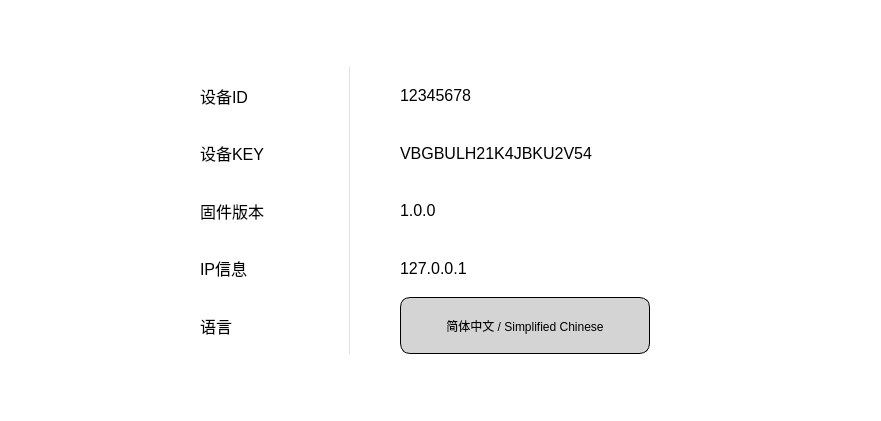
     <widget class="QWidget" name="mainWindow" native="true">
      <property name="sizePolicy">
       <sizepolicy hsizetype="Expanding" vsizetype="Expanding">
        <horstretch>0</horstretch>
        <verstretch>0</verstretch>
       </sizepolicy>
      </property>
      <property name="minimumSize">
       <size>
        <width>881</width>
        <height>421</height>
       </size>
      </property>
      <layout class="QGridLayout" name="gridLayout_5">
       <property name="leftMargin">
        <number>0</number>
       </property>
       <property name="topMargin">
        <number>0</number>
       </property>
       <property name="rightMargin">
        <number>0</number>
       </property>
       <property name="bottomMargin">
        <number>0</number>
       </property>
       <property name="spacing">
        <number>0</number>
       </property>
       <item row="0" column="0">
        <widget class="QWidget" name="homePage" native="true">
         <property name="sizePolicy">
          <sizepolicy hsizetype="Expanding" vsizetype="Expanding">
           <horstretch>0</horstretch>
           <verstretch>0</verstretch>
          </sizepolicy>
         </property>
         <property name="minimumSize">
          <size>
           <width>881</width>
           <height>421</height>
          </size>
         </property>
         <property name="styleSheet">
          <string notr="true">background-color: rgb(38, 36, 42);</string>
         </property>
         <layout class="QHBoxLayout" name="horizontalLayout_8">
          <item>
           <widget class="QGraphicsView" name="cameraview">
            <property name="sizePolicy">
             <sizepolicy hsizetype="Expanding" vsizetype="Expanding">
              <horstretch>0</horstretch>
              <verstretch>0</verstretch>
             </sizepolicy>
            </property>
            <property name="minimumSize">
             <size>
              <width>441</width>
              <height>401</height>
             </size>
            </property>
            <property name="styleSheet">
             <string notr="true">background-color: rgb(0, 0, 0);</string>
            </property>
            <property name="verticalScrollBarPolicy">
             <enum>Qt::ScrollBarAlwaysOff</enum>
            </property>
            <property name="horizontalScrollBarPolicy">
             <enum>Qt::ScrollBarAlwaysOff</enum>
            </property>
           </widget>
          </item>
          <item>
           <widget class="QWidget" name="showchat" native="true">
            <property name="sizePolicy">
             <sizepolicy hsizetype="Expanding" vsizetype="Expanding">
              <horstretch>0</horstretch>
              <verstretch>0</verstretch>
             </sizepolicy>
            </property>
            <property name="minimumSize">
             <size>
              <width>401</width>
              <height>401</height>
             </size>
            </property>
            <layout class="QGridLayout" name="gridLayout_2">
             <property name="horizontalSpacing">
              <number>5</number>
             </property>
             <property name="verticalSpacing">
              <number>0</number>
             </property>
            </layout>
           </widget>
          </item>
         </layout>
        </widget>
       </item>
      </layout>
      <widget class="QWidget" name="materialSelection" native="true">
       <property name="geometry">
        <rect>
         <x>0</x>
         <y>0</y>
         <width>881</width>
         <height>421</height>
        </rect>
       </property>
       <property name="sizePolicy">
        <sizepolicy hsizetype="Expanding" vsizetype="Expanding">
         <horstretch>0</horstretch>
         <verstretch>0</verstretch>
        </sizepolicy>
       </property>
       <property name="minimumSize">
        <size>
         <width>881</width>
         <height>421</height>
        </size>
       </property>
       <property name="styleSheet">
        <string notr="true">background-color: rgb(255, 255, 255);</string>
       </property>
       <layout class="QVBoxLayout" name="verticalLayout_2" stretch="0,1,0">
        <property name="spacing">
         <number>0</number>
        </property>
        <property name="leftMargin">
         <number>0</number>
        </property>
        <property name="topMargin">
         <number>0</number>
        </property>
        <property name="rightMargin">
         <number>0</number>
        </property>
        <property name="bottomMargin">
         <number>0</number>
        </property>
        <item>
         <layout class="QHBoxLayout" name="horizontalLayout_7">
          <property name="spacing">
           <number>0</number>
          </property>
          <item>
           <widget class="QLabel" name="label_6">
            <property name="sizePolicy">
             <sizepolicy hsizetype="Expanding" vsizetype="Expanding">
              <horstretch>0</horstretch>
              <verstretch>0</verstretch>
             </sizepolicy>
            </property>
            <property name="minimumSize">
             <size>
              <width>135</width>
              <height>31</height>
             </size>
            </property>
            <property name="maximumSize">
             <size>
              <width>135</width>
              <height>16777215</height>
             </size>
            </property>
            <property name="font">
             <font>
              <pointsize>11</pointsize>
              <weight>75</weight>
              <bold>true</bold>
             </font>
            </property>
            <property name="styleSheet">
             <string notr="true">background-color: rgb(242, 242, 242);</string>
            </property>
            <property name="text">
             <string>属性</string>
            </property>
            <property name="alignment">
             <set>Qt::AlignCenter</set>
            </property>
           </widget>
          </item>
          <item>
           <widget class="QLabel" name="label_7">
            <property name="sizePolicy">
             <sizepolicy hsizetype="Expanding" vsizetype="Expanding">
              <horstretch>0</horstretch>
              <verstretch>0</verstretch>
             </sizepolicy>
            </property>
            <property name="minimumSize">
             <size>
              <width>792</width>
              <height>31</height>
             </size>
            </property>
            <property name="maximumSize">
             <size>
              <width>16777215</width>
              <height>16777215</height>
             </size>
            </property>
            <property name="font">
             <font>
              <pointsize>11</pointsize>
              <weight>75</weight>
              <bold>true</bold>
             </font>
            </property>
            <property name="styleSheet">
             <string notr="true">background-color: rgb(242, 242, 242);</string>
            </property>
            <property name="text">
             <string>特征</string>
            </property>
            <property name="alignment">
             <set>Qt::AlignCenter</set>
            </property>
           </widget>
          </item>
         </layout>
        </item>
        <item>
         <layout class="QGridLayout" name="gridLayout">
          <property name="spacing">
           <number>5</number>
          </property>
          <item row="1" column="0">
           <widget class="QLabel" name="label_8">
            <property name="sizePolicy">
             <sizepolicy hsizetype="Expanding" vsizetype="Expanding">
              <horstretch>0</horstretch>
              <verstretch>0</verstretch>
             </sizepolicy>
            </property>
            <property name="minimumSize">
             <size>
              <width>83</width>
              <height>0</height>
             </size>
            </property>
            <property name="maximumSize">
             <size>
              <width>135</width>
              <height>16777215</height>
             </size>
            </property>
            <property name="font">
             <font>
              <pointsize>11</pointsize>
             </font>
            </property>
            <property name="styleSheet">
             <string notr="true"/>
            </property>
            <property name="text">
             <string>颜色</string>
            </property>
            <property name="alignment">
             <set>Qt::AlignCenter</set>
            </property>
           </widget>
          </item>
          <item row="3" column="0">
           <widget class="QLabel" name="label_9">
            <property name="sizePolicy">
             <sizepolicy hsizetype="Expanding" vsizetype="Expanding">
              <horstretch>0</horstretch>
              <verstretch>0</verstretch>
             </sizepolicy>
            </property>
            <property name="minimumSize">
             <size>
              <width>83</width>
              <height>0</height>
             </size>
            </property>
            <property name="maximumSize">
             <size>
              <width>135</width>
              <height>16777215</height>
             </size>
            </property>
            <property name="font">
             <font>
              <pointsize>11</pointsize>
             </font>
            </property>
            <property name="styleSheet">
             <string notr="true"/>
            </property>
            <property name="text">
             <string>品类</string>
            </property>
            <property name="alignment">
             <set>Qt::AlignCenter</set>
            </property>
           </widget>
          </item>
          <item row="6" column="0">
           <widget class="QLabel" name="label_10">
            <property name="sizePolicy">
             <sizepolicy hsizetype="Expanding" vsizetype="Expanding">
              <horstretch>0</horstretch>
              <verstretch>0</verstretch>
             </sizepolicy>
            </property>
            <property name="minimumSize">
             <size>
              <width>83</width>
              <height>0</height>
             </size>
            </property>
            <property name="maximumSize">
             <size>
              <width>135</width>
              <height>16777215</height>
             </size>
            </property>
            <property name="font">
             <font>
              <pointsize>11</pointsize>
             </font>
            </property>
            <property name="styleSheet">
             <string notr="true"/>
            </property>
            <property name="text">
             <string>标签</string>
            </property>
            <property name="alignment">
             <set>Qt::AlignCenter</set>
            </property>
           </widget>
          </item>
          <item row="8" column="0">
           <widget class="QLabel" name="label_11">
            <property name="sizePolicy">
             <sizepolicy hsizetype="Expanding" vsizetype="Expanding">
              <horstretch>0</horstretch>
              <verstretch>0</verstretch>
             </sizepolicy>
            </property>
            <property name="minimumSize">
             <size>
              <width>83</width>
              <height>0</height>
             </size>
            </property>
            <property name="maximumSize">
             <size>
              <width>135</width>
              <height>16777215</height>
             </size>
            </property>
            <property name="font">
             <font>
              <pointsize>11</pointsize>
             </font>
            </property>
            <property name="styleSheet">
             <string notr="true"/>
            </property>
            <property name="text">
             <string>形态</string>
            </property>
            <property name="alignment">
             <set>Qt::AlignCenter</set>
            </property>
           </widget>
          </item>
          <item row="9" column="0" colspan="3">
           <widget class="Line" name="Hline4">
            <property name="sizePolicy">
             <sizepolicy hsizetype="Expanding" vsizetype="Fixed">
              <horstretch>0</horstretch>
              <verstretch>0</verstretch>
             </sizepolicy>
            </property>
            <property name="minimumSize">
             <size>
              <width>0</width>
              <height>0</height>
             </size>
            </property>
            <property name="styleSheet">
             <string notr="true">background-color: rgb(217, 217, 217);</string>
            </property>
            <property name="orientation">
             <enum>Qt::Horizontal</enum>
            </property>
           </widget>
          </item>
          <item row="8" column="1">
           <widget class="Line" name="line_4">
            <property name="orientation">
             <enum>Qt::Vertical</enum>
            </property>
           </widget>
          </item>
          <item row="7" column="0" colspan="3">
           <widget class="Line" name="Hline3">
            <property name="sizePolicy">
             <sizepolicy hsizetype="Expanding" vsizetype="Fixed">
              <horstretch>0</horstretch>
              <verstretch>0</verstretch>
             </sizepolicy>
            </property>
            <property name="minimumSize">
             <size>
              <width>0</width>
              <height>0</height>
             </size>
            </property>
            <property name="styleSheet">
             <string notr="true">background-color: rgb(217, 217, 217);</string>
            </property>
            <property name="orientation">
             <enum>Qt::Horizontal</enum>
            </property>
           </widget>
          </item>
          <item row="3" column="1" rowspan="2">
           <widget class="Line" name="line_2">
            <property name="orientation">
             <enum>Qt::Vertical</enum>
            </property>
           </widget>
          </item>
          <item row="4" column="0">
           <widget class="QLabel" name="label_21">
            <property name="minimumSize">
             <size>
              <width>83</width>
              <height>0</height>
             </size>
            </property>
            <property name="maximumSize">
             <size>
              <width>135</width>
              <height>16777215</height>
             </size>
            </property>
            <property name="font">
             <font>
              <pointsize>11</pointsize>
             </font>
            </property>
            <property name="styleSheet">
             <string/>
            </property>
            <property name="text">
             <string/>
            </property>
           </widget>
          </item>
          <item row="6" column="1">
           <widget class="Line" name="line_3">
            <property name="orientation">
             <enum>Qt::Vertical</enum>
            </property>
           </widget>
          </item>
          <item row="1" column="1">
           <widget class="Line" name="line">
            <property name="orientation">
             <enum>Qt::Vertical</enum>
            </property>
           </widget>
          </item>
          <item row="11" column="0" colspan="3">
           <widget class="Line" name="Hline5">
            <property name="sizePolicy">
             <sizepolicy hsizetype="Expanding" vsizetype="Fixed">
              <horstretch>0</horstretch>
              <verstretch>0</verstretch>
             </sizepolicy>
            </property>
            <property name="minimumSize">
             <size>
              <width>0</width>
              <height>0</height>
             </size>
            </property>
            <property name="styleSheet">
             <string notr="true">background-color: rgb(217, 217, 217);</string>
            </property>
            <property name="orientation">
             <enum>Qt::Horizontal</enum>
            </property>
           </widget>
          </item>
          <item row="5" column="0" colspan="3">
           <widget class="Line" name="Hline2">
            <property name="sizePolicy">
             <sizepolicy hsizetype="Expanding" vsizetype="Fixed">
              <horstretch>0</horstretch>
              <verstretch>0</verstretch>
             </sizepolicy>
            </property>
            <property name="minimumSize">
             <size>
              <width>0</width>
              <height>0</height>
             </size>
            </property>
            <property name="styleSheet">
             <string notr="true">background-color: rgb(217, 217, 217);</string>
            </property>
            <property name="orientation">
             <enum>Qt::Horizontal</enum>
            </property>
           </widget>
          </item>
          <item row="10" column="0">
           <widget class="QLabel" name="label_12">
            <property name="sizePolicy">
             <sizepolicy hsizetype="Expanding" vsizetype="Expanding">
              <horstretch>0</horstretch>
              <verstretch>0</verstretch>
             </sizepolicy>
            </property>
            <property name="minimumSize">
             <size>
              <width>83</width>
              <height>0</height>
             </size>
            </property>
            <property name="maximumSize">
             <size>
              <width>135</width>
              <height>16777215</height>
             </size>
            </property>
            <property name="font">
             <font>
              <pointsize>11</pointsize>
             </font>
            </property>
            <property name="styleSheet">
             <string notr="true"/>
            </property>
            <property name="text">
             <string>品相</string>
            </property>
            <property name="alignment">
             <set>Qt::AlignCenter</set>
            </property>
           </widget>
          </item>
          <item row="10" column="1">
           <widget class="Line" name="line_5">
            <property name="orientation">
             <enum>Qt::Vertical</enum>
            </property>
           </widget>
          </item>
          <item row="2" column="0" colspan="3">
           <widget class="Line" name="Hline1">
            <property name="sizePolicy">
             <sizepolicy hsizetype="Minimum" vsizetype="Fixed">
              <horstretch>99</horstretch>
              <verstretch>0</verstretch>
             </sizepolicy>
            </property>
            <property name="minimumSize">
             <size>
              <width>0</width>
              <height>0</height>
             </size>
            </property>
            <property name="maximumSize">
             <size>
              <width>16777215</width>
              <height>16777215</height>
             </size>
            </property>
            <property name="styleSheet">
             <string notr="true">background-color: rgb(217, 217, 217);</string>
            </property>
            <property name="frameShadow">
             <enum>QFrame::Sunken</enum>
            </property>
            <property name="lineWidth">
             <number>1</number>
            </property>
            <property name="orientation">
             <enum>Qt::Horizontal</enum>
            </property>
           </widget>
          </item>
         </layout>
        </item>
        <item>
         <layout class="QGridLayout" name="gridLayout_4">
          <item row="0" column="0">
           <spacer name="horizontalSpacer">
            <property name="sizePolicy">
             <sizepolicy hsizetype="Minimum" vsizetype="Minimum">
              <horstretch>0</horstretch>
              <verstretch>0</verstretch>
             </sizepolicy>
            </property>
            <property name="orientation">
             <enum>Qt::Horizontal</enum>
            </property>
            <property name="sizeHint" stdset="0">
             <size>
              <width>40</width>
              <height>20</height>
             </size>
            </property>
           </spacer>
          </item>
          <item row="0" column="2">
           <spacer name="horizontalSpacer_3">
            <property name="sizePolicy">
             <sizepolicy hsizetype="Minimum" vsizetype="Minimum">
              <horstretch>0</horstretch>
              <verstretch>0</verstretch>
             </sizepolicy>
            </property>
            <property name="orientation">
             <enum>Qt::Horizontal</enum>
            </property>
            <property name="sizeHint" stdset="0">
             <size>
              <width>40</width>
              <height>20</height>
             </size>
            </property>
           </spacer>
          </item>
          <item row="0" column="4">
           <spacer name="horizontalSpacer_2">
            <property name="sizePolicy">
             <sizepolicy hsizetype="Minimum" vsizetype="Minimum">
              <horstretch>0</horstretch>
              <verstretch>0</verstretch>
             </sizepolicy>
            </property>
            <property name="orientation">
             <enum>Qt::Horizontal</enum>
            </property>
            <property name="sizeHint" stdset="0">
             <size>
              <width>40</width>
              <height>20</height>
             </size>
            </property>
           </spacer>
          </item>
          <item row="0" column="3">
           <widget class="QPushButton" name="reset">
            <property name="sizePolicy">
             <sizepolicy hsizetype="Expanding" vsizetype="Expanding">
              <horstretch>0</horstretch>
              <verstretch>0</verstretch>
             </sizepolicy>
            </property>
            <property name="minimumSize">
             <size>
              <width>368</width>
              <height>40</height>
             </size>
            </property>
            <property name="maximumSize">
             <size>
              <width>16777215</width>
              <height>70</height>
             </size>
            </property>
            <property name="font">
             <font>
              <pointsize>14</pointsize>
             </font>
            </property>
            <property name="styleSheet">
             <string notr="true">QPushButton {
border: 1px solid black;  /* 浅灰色边框 */
border-radius: 10px;
background-color: rgb(128, 128, 128);
color: rgb(255, 255, 255);
}
QPushButton:pressed {
    background-color: #e0e0e0;     /* 按下背景更深 */
    border: 1px solid #555555;     /* 按下边框颜色变暗 */
}</string>
            </property>
            <property name="text">
             <string>重置</string>
            </property>
           </widget>
          </item>
          <item row="0" column="1">
           <widget class="QPushButton" name="run">
            <property name="sizePolicy">
             <sizepolicy hsizetype="Expanding" vsizetype="Expanding">
              <horstretch>0</horstretch>
              <verstretch>0</verstretch>
             </sizepolicy>
            </property>
            <property name="minimumSize">
             <size>
              <width>368</width>
              <height>40</height>
             </size>
            </property>
            <property name="maximumSize">
             <size>
              <width>16777215</width>
              <height>70</height>
             </size>
            </property>
            <property name="font">
             <font>
              <pointsize>14</pointsize>
             </font>
            </property>
            <property name="styleSheet">
             <string notr="true">QPushButton {
border: 1px solid black;  /* 浅灰色边框 */
border-radius: 10px;
background-color: rgb(70, 195, 54);
}
QPushButton:pressed {
    background-color: #e0e0e0;     /* 按下背景更深 */
    border: 1px solid #555555;     /* 按下边框颜色变暗 */
}</string>
            </property>
            <property name="text">
             <string>执行</string>
            </property>
           </widget>
          </item>
          <item row="1" column="1">
           <spacer name="verticalSpacer_4">
            <property name="orientation">
             <enum>Qt::Vertical</enum>
            </property>
            <property name="sizeHint" stdset="0">
             <size>
              <width>20</width>
              <height>5</height>
             </size>
            </property>
           </spacer>
          </item>
         </layout>
        </item>
       </layout>
      </widget>
      <widget class="QWidget" name="systemManagement" native="true">
       <property name="geometry">
        <rect>
         <x>0</x>
         <y>0</y>
         <width>881</width>
         <height>421</height>
        </rect>
       </property>
       <property name="sizePolicy">
        <sizepolicy hsizetype="Expanding" vsizetype="Expanding">
         <horstretch>0</horstretch>
         <verstretch>0</verstretch>
        </sizepolicy>
       </property>
       <property name="minimumSize">
        <size>
         <width>881</width>
         <height>421</height>
        </size>
       </property>
       <property name="styleSheet">
        <string notr="true">background-color: rgb(255, 255, 255);</string>
       </property>
       <layout class="QGridLayout" name="gridLayout_6">
        <property name="leftMargin">
         <number>200</number>
        </property>
        <property name="topMargin">
         <number>0</number>
        </property>
        <property name="rightMargin">
         <number>0</number>
        </property>
        <property name="bottomMargin">
         <number>0</number>
        </property>
        <property name="horizontalSpacing">
         <number>50</number>
        </property>
        <property name="verticalSpacing">
         <number>0</number>
        </property>
        <item row="0" column="0" colspan="2">
         <spacer name="verticalSpacer">
          <property name="orientation">
           <enum>Qt::Vertical</enum>
          </property>
          <property name="sizeHint" stdset="0">
           <size>
            <width>724</width>
            <height>67</height>
           </size>
          </property>
         </spacer>
        </item>
        <item row="2" column="0">
         <widget class="QLabel" name="label_15">
          <property name="sizePolicy">
           <sizepolicy hsizetype="Expanding" vsizetype="Expanding">
            <horstretch>0</horstretch>
            <verstretch>0</verstretch>
           </sizepolicy>
          </property>
          <property name="maximumSize">
           <size>
            <width>150</width>
            <height>16777215</height>
           </size>
          </property>
          <property name="font">
           <font>
            <pointsize>12</pointsize>
           </font>
          </property>
          <property name="styleSheet">
           <string notr="true">border-right: 1px solid #e0e0e0;</string>
          </property>
          <property name="text">
           <string>设备KEY</string>
          </property>
         </widget>
        </item>
        <item row="2" column="1">
         <widget class="QLabel" name="label_18">
          <property name="sizePolicy">
           <sizepolicy hsizetype="Expanding" vsizetype="Expanding">
            <horstretch>0</horstretch>
            <verstretch>0</verstretch>
           </sizepolicy>
          </property>
          <property name="font">
           <font>
            <pointsize>12</pointsize>
           </font>
          </property>
          <property name="text">
           <string>VBGBULH21K4JBKU2V54</string>
          </property>
         </widget>
        </item>
        <item row="4" column="1">
         <widget class="QLabel" name="label_20">
          <property name="sizePolicy">
           <sizepolicy hsizetype="Expanding" vsizetype="Expanding">
            <horstretch>0</horstretch>
            <verstretch>0</verstretch>
           </sizepolicy>
          </property>
          <property name="font">
           <font>
            <pointsize>12</pointsize>
           </font>
          </property>
          <property name="text">
           <string>127.0.0.1</string>
          </property>
         </widget>
        </item>
        <item row="5" column="0">
         <widget class="QLabel" name="label_2">
          <property name="sizePolicy">
           <sizepolicy hsizetype="Expanding" vsizetype="Expanding">
            <horstretch>0</horstretch>
            <verstretch>0</verstretch>
           </sizepolicy>
          </property>
          <property name="maximumSize">
           <size>
            <width>150</width>
            <height>16777215</height>
           </size>
          </property>
          <property name="font">
           <font>
            <pointsize>12</pointsize>
           </font>
          </property>
          <property name="styleSheet">
           <string notr="true">border-right: 1px solid #e0e0e0;</string>
          </property>
          <property name="text">
           <string>语言</string>
          </property>
         </widget>
        </item>
        <item row="3" column="1">
         <widget class="QLabel" name="label_19">
          <property name="sizePolicy">
           <sizepolicy hsizetype="Expanding" vsizetype="Expanding">
            <horstretch>0</horstretch>
            <verstretch>0</verstretch>
           </sizepolicy>
          </property>
          <property name="font">
           <font>
            <pointsize>12</pointsize>
           </font>
          </property>
          <property name="text">
           <string>1.0.0</string>
          </property>
         </widget>
        </item>
        <item row="4" column="0">
         <widget class="QLabel" name="label_17">
          <property name="sizePolicy">
           <sizepolicy hsizetype="Expanding" vsizetype="Expanding">
            <horstretch>0</horstretch>
            <verstretch>0</verstretch>
           </sizepolicy>
          </property>
          <property name="maximumSize">
           <size>
            <width>150</width>
            <height>16777215</height>
           </size>
          </property>
          <property name="font">
           <font>
            <pointsize>12</pointsize>
           </font>
          </property>
          <property name="styleSheet">
           <string notr="true">border-right: 1px solid #e0e0e0;</string>
          </property>
          <property name="text">
           <string>IP信息</string>
          </property>
         </widget>
        </item>
        <item row="8" column="0" colspan="2">
         <spacer name="verticalSpacer_2">
          <property name="orientation">
           <enum>Qt::Vertical</enum>
          </property>
          <property name="sizeHint" stdset="0">
           <size>
            <width>578</width>
            <height>67</height>
           </size>
          </property>
         </spacer>
        </item>
        <item row="1" column="0">
         <widget class="QLabel" name="label_13">
          <property name="sizePolicy">
           <sizepolicy hsizetype="Expanding" vsizetype="Expanding">
            <horstretch>0</horstretch>
            <verstretch>0</verstretch>
           </sizepolicy>
          </property>
          <property name="maximumSize">
           <size>
            <width>150</width>
            <height>16777215</height>
           </size>
          </property>
          <property name="font">
           <font>
            <pointsize>12</pointsize>
           </font>
          </property>
          <property name="styleSheet">
           <string notr="true">border-right: 1px solid #e0e0e0;</string>
          </property>
          <property name="text">
           <string>设备ID</string>
          </property>
         </widget>
        </item>
        <item row="1" column="1">
         <widget class="QLabel" name="label_14">
          <property name="sizePolicy">
           <sizepolicy hsizetype="Expanding" vsizetype="Expanding">
            <horstretch>0</horstretch>
            <verstretch>0</verstretch>
           </sizepolicy>
          </property>
          <property name="font">
           <font>
            <pointsize>12</pointsize>
           </font>
          </property>
          <property name="text">
           <string>12345678</string>
          </property>
         </widget>
        </item>
        <item row="3" column="0">
         <widget class="QLabel" name="label_16">
          <property name="sizePolicy">
           <sizepolicy hsizetype="Expanding" vsizetype="Expanding">
            <horstretch>0</horstretch>
            <verstretch>0</verstretch>
           </sizepolicy>
          </property>
          <property name="maximumSize">
           <size>
            <width>150</width>
            <height>16777215</height>
           </size>
          </property>
          <property name="font">
           <font>
            <pointsize>12</pointsize>
           </font>
          </property>
          <property name="styleSheet">
           <string notr="true">border-right: 1px solid #e0e0e0;</string>
          </property>
          <property name="text">
           <string>固件版本</string>
          </property>
         </widget>
        </item>
        <item row="5" column="1">
         <widget class="QPushButton" name="languageButton">
          <property name="sizePolicy">
           <sizepolicy hsizetype="Expanding" vsizetype="Expanding">
            <horstretch>0</horstretch>
            <verstretch>0</verstretch>
           </sizepolicy>
          </property>
          <property name="maximumSize">
           <size>
            <width>250</width>
            <height>16777215</height>
           </size>
          </property>
          <property name="styleSheet">
           <string notr="true">QPushButton {
border: 1px solid black;  /* 浅灰色边框 */
border-radius: 10px;
	background-color: rgb(212, 212, 212);
}
QPushButton:pressed {
    background-color: #e0e0e0;     /* 按下背景更深 */
    border: 1px solid #555555;     /* 按下边框颜色变暗 */
}</string>
          </property>
          <property name="text">
           <string notr="true">简体中文 / Simplified Chinese</string>
          </property>
         </widget>
        </item>
       </layout>
      </widget>
      <zorder>homePage</zorder>
      <zorder>materialSelection</zorder>
      <zorder>systemManagement</zorder>
     </widget>
